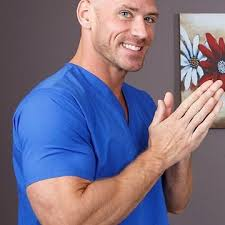
#> input picture image-processing/download.jpeg, 225 x 225 px, found by its file name
$ python ex4.py
#> lines starting #> are read from the running program, lines starting #| are printed output that depends on the picture
import cv2
import numpy as np
img = cv2.imread("download.jpeg")
#> img is the input picture: shape (225, 225, 3); mean B, G, R 135.2, 111.7, 120.1

cv2.imshow("org",img)
filter_9 = np.array([
    [-1,-1,-1],
    [-1,9,-1],
    [-1,-1,-1]
]
    )
filter_8 = np.array([
    [-1,-1,-1],
    [-1,8,-1],
    [-1,-1,-1]
]
    )

sharpened = cv2.filter2D(img,-1,filter_9)
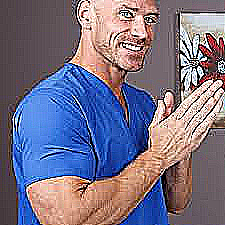
#> sharpened: shape (225, 225, 3); mean B, G, R 134.9, 112.8, 119.3
cv2.imshow("9",sharpened)
sharpened8 = cv2.filter2D(img,-1,filter_8)
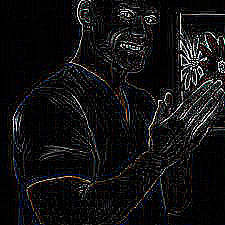
#> sharpened8: shape (225, 225, 3); mean B, G, R 17.2, 16.5, 16.8
cv2.imshow("8",sharpened8)

cv2.waitKey(0)
cv2.destroyAllWindows()
